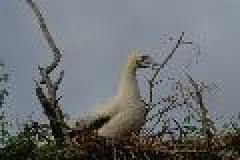
#> input picture BICUBIC_INTERPOLATION_METHODS/test-images/Low_Res_bird.jpg, 120 x 80 px (shown 2 times larger)
$ python bicubic_interpolation.py
#> lines starting #> are read from the running program, lines starting #| are printed output that depends on the picture
import numpy as np
import matplotlib.image as img
import matplotlib.pyplot as plt
import imageio
import time as tim


######################################################
# .......Enter new image scaling value.......
Scaling_factor = 4 #  It must be in order of 2, 4, 8, 16 etc..

######################################################
#............ Enter image adress.............
Xorig = img.imread('test-images/Low_Res_bird.jpg')
#> Xorig is the input picture: shape (80, 120, 3); mean R, G, B 108.7, 112.2, 115.1


start_time = tim.time()
X = Xorig
ny,nx,nz = X.shape
#> ny = 80; nx = 120; nz = 3
new_size = Scaling_factor*2

r,c,s= X.shape
#> r = 80; c = 120; s = 3
X1 = np.zeros(X.shape)
for i in range(s):
    X1[:,:,i] = X[:,:,i]


for t in range(int(new_size/4)):
    r,c,s= X1.shape
    X2=np.zeros((r*2,c*2,s))
    for k in range(s):
        for i in range(r):
            for j in range(c):
                X2[:,:,k].flat[(c*2*i*2)+j*2] = X1[:,:,k].flat[(c*i)+j]
    X1 = np.zeros(X2.shape)
    for q in range(s):
        X1[:,:,q] = X2[:,:,q]
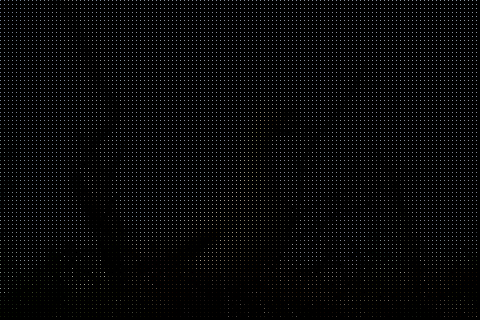
#> X1: shape (320, 480, 3) float64; mean R, G, B 6.8, 7, 7.2
#> (the run stopped early here; a loop or call above may not have finished)
